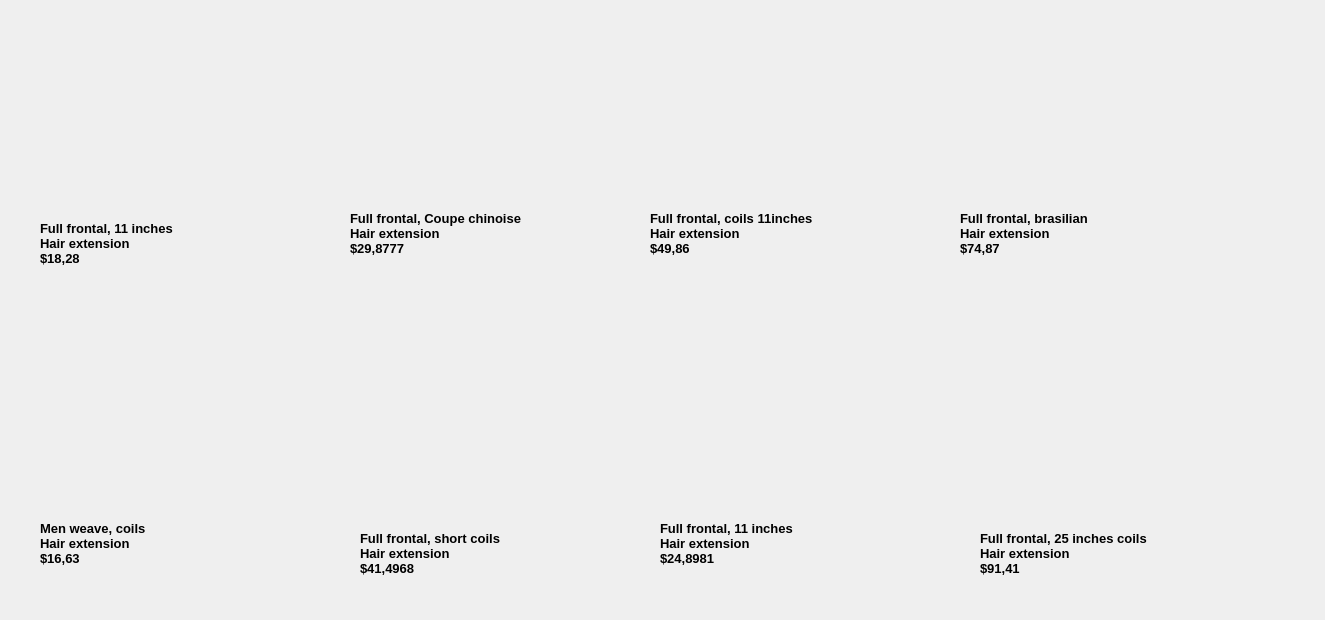
<?xml version="1.0" encoding="UTF-8"?>
<ui version="4.0">
 <class>Form</class>
 <widget class="QWidget" name="Form">
  <property name="geometry">
   <rect>
    <x>0</x>
    <y>0</y>
    <width>1325</width>
    <height>620</height>
   </rect>
  </property>
  <property name="windowTitle">
   <string>Form</string>
  </property>
  <widget class="QLabel" name="label">
   <property name="geometry">
    <rect>
     <x>40</x>
     <y>30</y>
     <width>281</width>
     <height>181</height>
    </rect>
   </property>
   <property name="text">
    <string/>
   </property>
   <property name="pixmap">
    <pixmap>../../../Desktop/Fashion Deals/images (31).jpeg</pixmap>
   </property>
   <property name="scaledContents">
    <bool>true</bool>
   </property>
  </widget>
  <widget class="QLabel" name="label_2">
   <property name="geometry">
    <rect>
     <x>650</x>
     <y>30</y>
     <width>281</width>
     <height>181</height>
    </rect>
   </property>
   <property name="text">
    <string/>
   </property>
   <property name="pixmap">
    <pixmap>../../../Desktop/Fashion Deals/download (11).jpeg</pixmap>
   </property>
   <property name="scaledContents">
    <bool>true</bool>
   </property>
  </widget>
  <widget class="QLabel" name="label_3">
   <property name="geometry">
    <rect>
     <x>350</x>
     <y>30</y>
     <width>281</width>
     <height>181</height>
    </rect>
   </property>
   <property name="text">
    <string/>
   </property>
   <property name="pixmap">
    <pixmap>../../../Desktop/Fashion Deals/images (33).jpeg</pixmap>
   </property>
   <property name="scaledContents">
    <bool>true</bool>
   </property>
  </widget>
  <widget class="QLabel" name="label_4">
   <property name="geometry">
    <rect>
     <x>960</x>
     <y>30</y>
     <width>281</width>
     <height>181</height>
    </rect>
   </property>
   <property name="text">
    <string/>
   </property>
   <property name="pixmap">
    <pixmap>../../../Desktop/Fashion Deals/images (28).jpeg</pixmap>
   </property>
   <property name="scaledContents">
    <bool>true</bool>
   </property>
  </widget>
  <widget class="QLabel" name="label_5">
   <property name="geometry">
    <rect>
     <x>980</x>
     <y>350</y>
     <width>281</width>
     <height>181</height>
    </rect>
   </property>
   <property name="text">
    <string/>
   </property>
   <property name="pixmap">
    <pixmap>../../../Desktop/Fashion Deals/images (29).jpeg</pixmap>
   </property>
   <property name="scaledContents">
    <bool>true</bool>
   </property>
  </widget>
  <widget class="QLabel" name="label_6">
   <property name="geometry">
    <rect>
     <x>360</x>
     <y>350</y>
     <width>281</width>
     <height>181</height>
    </rect>
   </property>
   <property name="text">
    <string/>
   </property>
   <property name="pixmap">
    <pixmap>../../../Desktop/Fashion Deals/images (30).jpeg</pixmap>
   </property>
   <property name="scaledContents">
    <bool>true</bool>
   </property>
  </widget>
  <widget class="QLabel" name="label_7">
   <property name="geometry">
    <rect>
     <x>660</x>
     <y>350</y>
     <width>281</width>
     <height>181</height>
    </rect>
   </property>
   <property name="text">
    <string/>
   </property>
   <property name="pixmap">
    <pixmap>../../../Desktop/Fashion Deals/images (32).jpeg</pixmap>
   </property>
   <property name="scaledContents">
    <bool>true</bool>
   </property>
  </widget>
  <widget class="QLabel" name="label_8">
   <property name="geometry">
    <rect>
     <x>40</x>
     <y>340</y>
     <width>281</width>
     <height>181</height>
    </rect>
   </property>
   <property name="text">
    <string/>
   </property>
   <property name="pixmap">
    <pixmap>../../../Desktop/Fashion Deals/images (34).jpeg</pixmap>
   </property>
   <property name="scaledContents">
    <bool>true</bool>
   </property>
  </widget>
  <widget class="QLabel" name="label_9">
   <property name="geometry">
    <rect>
     <x>40</x>
     <y>220</y>
     <width>271</width>
     <height>61</height>
    </rect>
   </property>
   <property name="font">
    <font>
     <pointsize>10</pointsize>
     <weight>75</weight>
     <bold>true</bold>
    </font>
   </property>
   <property name="text">
    <string>Full frontal, 11 inches
Hair extension
$18,28
</string>
   </property>
  </widget>
  <widget class="QLabel" name="label_10">
   <property name="geometry">
    <rect>
     <x>260</x>
     <y>210</y>
     <width>61</width>
     <height>51</height>
    </rect>
   </property>
   <property name="text">
    <string/>
   </property>
   <property name="pixmap">
    <pixmap>../../../Desktop/Fashion Deals/Untitled.jpeg</pixmap>
   </property>
   <property name="scaledContents">
    <bool>true</bool>
   </property>
  </widget>
  <widget class="QLabel" name="label_11">
   <property name="geometry">
    <rect>
     <x>350</x>
     <y>210</y>
     <width>271</width>
     <height>61</height>
    </rect>
   </property>
   <property name="font">
    <font>
     <pointsize>10</pointsize>
     <weight>75</weight>
     <bold>true</bold>
    </font>
   </property>
   <property name="text">
    <string>Full frontal, Coupe chinoise
Hair extension
$29,8777
</string>
   </property>
  </widget>
  <widget class="QLabel" name="label_12">
   <property name="geometry">
    <rect>
     <x>570</x>
     <y>210</y>
     <width>61</width>
     <height>51</height>
    </rect>
   </property>
   <property name="text">
    <string/>
   </property>
   <property name="pixmap">
    <pixmap>../../../Desktop/Fashion Deals/Untitled.jpeg</pixmap>
   </property>
   <property name="scaledContents">
    <bool>true</bool>
   </property>
  </widget>
  <widget class="QLabel" name="label_13">
   <property name="geometry">
    <rect>
     <x>650</x>
     <y>210</y>
     <width>271</width>
     <height>61</height>
    </rect>
   </property>
   <property name="font">
    <font>
     <pointsize>10</pointsize>
     <weight>75</weight>
     <bold>true</bold>
    </font>
   </property>
   <property name="text">
    <string>Full frontal, coils 11inches
Hair extension
$49,86
</string>
   </property>
  </widget>
  <widget class="QLabel" name="label_14">
   <property name="geometry">
    <rect>
     <x>960</x>
     <y>210</y>
     <width>281</width>
     <height>61</height>
    </rect>
   </property>
   <property name="font">
    <font>
     <pointsize>10</pointsize>
     <weight>75</weight>
     <bold>true</bold>
    </font>
   </property>
   <property name="text">
    <string>Full frontal, brasilian
Hair extension
$74,87
</string>
   </property>
  </widget>
  <widget class="QLabel" name="label_15">
   <property name="geometry">
    <rect>
     <x>870</x>
     <y>220</y>
     <width>61</width>
     <height>51</height>
    </rect>
   </property>
   <property name="text">
    <string/>
   </property>
   <property name="pixmap">
    <pixmap>../../../Desktop/Fashion Deals/Untitled.jpeg</pixmap>
   </property>
   <property name="scaledContents">
    <bool>true</bool>
   </property>
  </widget>
  <widget class="QLabel" name="label_16">
   <property name="geometry">
    <rect>
     <x>1180</x>
     <y>220</y>
     <width>61</width>
     <height>51</height>
    </rect>
   </property>
   <property name="text">
    <string/>
   </property>
   <property name="pixmap">
    <pixmap>../../../Desktop/Fashion Deals/Untitled.jpeg</pixmap>
   </property>
   <property name="scaledContents">
    <bool>true</bool>
   </property>
  </widget>
  <widget class="QLabel" name="label_17">
   <property name="geometry">
    <rect>
     <x>260</x>
     <y>520</y>
     <width>61</width>
     <height>51</height>
    </rect>
   </property>
   <property name="text">
    <string/>
   </property>
   <property name="pixmap">
    <pixmap>../../../Desktop/Fashion Deals/Untitled.jpeg</pixmap>
   </property>
   <property name="scaledContents">
    <bool>true</bool>
   </property>
  </widget>
  <widget class="QLabel" name="label_18">
   <property name="geometry">
    <rect>
     <x>40</x>
     <y>520</y>
     <width>271</width>
     <height>61</height>
    </rect>
   </property>
   <property name="font">
    <font>
     <pointsize>10</pointsize>
     <weight>75</weight>
     <bold>true</bold>
    </font>
   </property>
   <property name="text">
    <string>Men weave, coils
Hair extension
$16,63
</string>
   </property>
  </widget>
  <widget class="QLabel" name="label_19">
   <property name="geometry">
    <rect>
     <x>360</x>
     <y>530</y>
     <width>281</width>
     <height>61</height>
    </rect>
   </property>
   <property name="font">
    <font>
     <pointsize>10</pointsize>
     <weight>75</weight>
     <bold>true</bold>
    </font>
   </property>
   <property name="text">
    <string>Full frontal, short coils
Hair extension
$41,4968
</string>
   </property>
  </widget>
  <widget class="QLabel" name="label_20">
   <property name="geometry">
    <rect>
     <x>660</x>
     <y>520</y>
     <width>281</width>
     <height>61</height>
    </rect>
   </property>
   <property name="font">
    <font>
     <pointsize>10</pointsize>
     <weight>75</weight>
     <bold>true</bold>
    </font>
   </property>
   <property name="text">
    <string>Full frontal, 11 inches
Hair extension
$24,8981
</string>
   </property>
  </widget>
  <widget class="QLabel" name="label_21">
   <property name="geometry">
    <rect>
     <x>980</x>
     <y>530</y>
     <width>271</width>
     <height>61</height>
    </rect>
   </property>
   <property name="font">
    <font>
     <pointsize>10</pointsize>
     <weight>75</weight>
     <bold>true</bold>
    </font>
   </property>
   <property name="text">
    <string>Full frontal, 25 inches coils
Hair extension
$91,41
</string>
   </property>
  </widget>
  <widget class="QLabel" name="label_22">
   <property name="geometry">
    <rect>
     <x>580</x>
     <y>530</y>
     <width>61</width>
     <height>51</height>
    </rect>
   </property>
   <property name="text">
    <string/>
   </property>
   <property name="pixmap">
    <pixmap>../../../Desktop/Fashion Deals/Untitled.jpeg</pixmap>
   </property>
   <property name="scaledContents">
    <bool>true</bool>
   </property>
  </widget>
  <widget class="QLabel" name="label_23">
   <property name="geometry">
    <rect>
     <x>880</x>
     <y>530</y>
     <width>61</width>
     <height>51</height>
    </rect>
   </property>
   <property name="text">
    <string/>
   </property>
   <property name="pixmap">
    <pixmap>../../../Desktop/Fashion Deals/Untitled.jpeg</pixmap>
   </property>
   <property name="scaledContents">
    <bool>true</bool>
   </property>
  </widget>
  <widget class="QLabel" name="label_24">
   <property name="geometry">
    <rect>
     <x>1200</x>
     <y>530</y>
     <width>61</width>
     <height>51</height>
    </rect>
   </property>
   <property name="text">
    <string/>
   </property>
   <property name="pixmap">
    <pixmap>../../../Desktop/Fashion Deals/Untitled.jpeg</pixmap>
   </property>
   <property name="scaledContents">
    <bool>true</bool>
   </property>
  </widget>
 </widget>
 <resources/>
 <connections/>
</ui>
